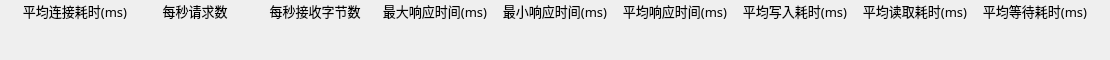
                   <widget class="QWidget" name="mainDataWidget" native="true">
                    <property name="minimumSize">
                     <size>
                      <width>0</width>
                      <height>60</height>
                     </size>
                    </property>
                    <property name="maximumSize">
                     <size>
                      <width>16777215</width>
                      <height>60</height>
                     </size>
                    </property>
                    <property name="styleSheet">
                     <string notr="true">QLineEdit{
color:#ced4da;
border-radius: 14px;
background-color: rgb(25, 25, 25, 0);
border: 0px solid rgba(255, 255, 255, 0);
padding-left:10px;
padding-right:10px;
}

#mainDataWidget{
	border: 1px solid rgba(197, 197, 197,50);
	
	background-color: rgba(255, 255, 255, 20);
	border-radius: 5px;
}</string>
                    </property>
                    <layout class="QGridLayout" name="gridLayout_2" columnstretch="1,0,0,0,0,0,0,0,0,0">
                     <property name="leftMargin">
                      <number>15</number>
                     </property>
                     <property name="topMargin">
                      <number>0</number>
                     </property>
                     <property name="rightMargin">
                      <number>15</number>
                     </property>
                     <property name="horizontalSpacing">
                      <number>0</number>
                     </property>
                     <item row="0" column="5">
                      <widget class="QLabel" name="label_minRespond">
                       <property name="minimumSize">
                        <size>
                         <width>120</width>
                         <height>20</height>
                        </size>
                       </property>
                       <property name="maximumSize">
                        <size>
                         <width>120</width>
                         <height>20</height>
                        </size>
                       </property>
                       <property name="font">
                        <font>
                         <family>OPPOSans B</family>
                         <pointsize>10</pointsize>
                        </font>
                       </property>
                       <property name="toolTip">
                        <string>最小请求执行时间</string>
                       </property>
                       <property name="text">
                        <string>最小响应时间(ms)</string>
                       </property>
                       <property name="alignment">
                        <set>Qt::AlignCenter</set>
                       </property>
                      </widget>
                     </item>
                     <item row="0" column="1">
                      <widget class="QLabel" name="label_requestsPerSecond">
                       <property name="minimumSize">
                        <size>
                         <width>120</width>
                         <height>20</height>
                        </size>
                       </property>
                       <property name="maximumSize">
                        <size>
                         <width>120</width>
                         <height>20</height>
                        </size>
                       </property>
                       <property name="font">
                        <font>
                         <family>OPPOSans B</family>
                         <pointsize>10</pointsize>
                        </font>
                       </property>
                       <property name="toolTip">
                        <string>每秒平均请求数量</string>
                       </property>
                       <property name="text">
                        <string>每秒请求数</string>
                       </property>
                       <property name="alignment">
                        <set>Qt::AlignCenter</set>
                       </property>
                      </widget>
                     </item>
                     <item row="1" column="5">
                      <widget class="QLineEdit" name="lineEdit_minRespond">
                       <property name="minimumSize">
                        <size>
                         <width>120</width>
                         <height>20</height>
                        </size>
                       </property>
                       <property name="maximumSize">
                        <size>
                         <width>120</width>
                         <height>20</height>
                        </size>
                       </property>
                       <property name="font">
                        <font>
                         <family>OPPOSans B</family>
                         <pointsize>10</pointsize>
                        </font>
                       </property>
                       <property name="text">
                        <string/>
                       </property>
                       <property name="alignment">
                        <set>Qt::AlignCenter</set>
                       </property>
                       <property name="readOnly">
                        <bool>true</bool>
                       </property>
                      </widget>
                     </item>
                     <item row="1" column="3">
                      <widget class="QLineEdit" name="lineEdit_requestsPerSecondData">
                       <property name="minimumSize">
                        <size>
                         <width>120</width>
                         <height>20</height>
                        </size>
                       </property>
                       <property name="maximumSize">
                        <size>
                         <width>120</width>
                         <height>20</height>
                        </size>
                       </property>
                       <property name="font">
                        <font>
                         <family>OPPOSans B</family>
                         <pointsize>10</pointsize>
                        </font>
                       </property>
                       <property name="text">
                        <string/>
                       </property>
                       <property name="alignment">
                        <set>Qt::AlignCenter</set>
                       </property>
                       <property name="readOnly">
                        <bool>true</bool>
                       </property>
                      </widget>
                     </item>
                     <item row="1" column="0">
                      <widget class="QLineEdit" name="lineEdit_networkDelay">
                       <property name="minimumSize">
                        <size>
                         <width>120</width>
                         <height>20</height>
                        </size>
                       </property>
                       <property name="maximumSize">
                        <size>
                         <width>120</width>
                         <height>20</height>
                        </size>
                       </property>
                       <property name="font">
                        <font>
                         <family>OPPOSans B</family>
                         <pointsize>10</pointsize>
                        </font>
                       </property>
                       <property name="text">
                        <string/>
                       </property>
                       <property name="alignment">
                        <set>Qt::AlignCenter</set>
                       </property>
                       <property name="readOnly">
                        <bool>true</bool>
                       </property>
                      </widget>
                     </item>
                     <item row="0" column="6">
                      <widget class="QLabel" name="label_averageRespond">
                       <property name="minimumSize">
                        <size>
                         <width>120</width>
                         <height>20</height>
                        </size>
                       </property>
                       <property name="maximumSize">
                        <size>
                         <width>120</width>
                         <height>20</height>
                        </size>
                       </property>
                       <property name="font">
                        <font>
                         <family>OPPOSans B</family>
                         <pointsize>10</pointsize>
                        </font>
                       </property>
                       <property name="toolTip">
                        <string>平均响应时间</string>
                       </property>
                       <property name="text">
                        <string>平均响应时间(ms)</string>
                       </property>
                       <property name="alignment">
                        <set>Qt::AlignCenter</set>
                       </property>
                      </widget>
                     </item>
                     <item row="1" column="1">
                      <widget class="QLineEdit" name="lineEdit_requestsPerSecond">
                       <property name="minimumSize">
                        <size>
                         <width>120</width>
                         <height>20</height>
                        </size>
                       </property>
                       <property name="maximumSize">
                        <size>
                         <width>120</width>
                         <height>20</height>
                        </size>
                       </property>
                       <property name="font">
                        <font>
                         <family>OPPOSans B</family>
                         <pointsize>10</pointsize>
                        </font>
                       </property>
                       <property name="text">
                        <string/>
                       </property>
                       <property name="alignment">
                        <set>Qt::AlignCenter</set>
                       </property>
                       <property name="readOnly">
                        <bool>true</bool>
                       </property>
                      </widget>
                     </item>
                     <item row="0" column="3">
                      <widget class="QLabel" name="label_requestsPerSecondData">
                       <property name="minimumSize">
                        <size>
                         <width>120</width>
                         <height>20</height>
                        </size>
                       </property>
                       <property name="maximumSize">
                        <size>
                         <width>120</width>
                         <height>20</height>
                        </size>
                       </property>
                       <property name="font">
                        <font>
                         <family>OPPOSans B</family>
                         <pointsize>10</pointsize>
                        </font>
                       </property>
                       <property name="toolTip">
                        <string>每秒接收平均字节数</string>
                       </property>
                       <property name="text">
                        <string>每秒接收字节数</string>
                       </property>
                       <property name="alignment">
                        <set>Qt::AlignCenter</set>
                       </property>
                      </widget>
                     </item>
                     <item row="0" column="7">
                      <widget class="QLabel" name="label_writeTime">
                       <property name="minimumSize">
                        <size>
                         <width>120</width>
                         <height>20</height>
                        </size>
                       </property>
                       <property name="maximumSize">
                        <size>
                         <width>120</width>
                         <height>20</height>
                        </size>
                       </property>
                       <property name="font">
                        <font>
                         <family>OPPOSans B</family>
                         <pointsize>10</pointsize>
                        </font>
                       </property>
                       <property name="toolTip">
                        <string>创建连接平均耗时，减去该值，尽可能模拟并发场景</string>
                       </property>
                       <property name="text">
                        <string>平均写入耗时(ms)</string>
                       </property>
                       <property name="alignment">
                        <set>Qt::AlignCenter</set>
                       </property>
                      </widget>
                     </item>
                     <item row="0" column="8">
                      <widget class="QLabel" name="label_readTime">
                       <property name="minimumSize">
                        <size>
                         <width>120</width>
                         <height>20</height>
                        </size>
                       </property>
                       <property name="maximumSize">
                        <size>
                         <width>120</width>
                         <height>20</height>
                        </size>
                       </property>
                       <property name="font">
                        <font>
                         <family>OPPOSans B</family>
                         <pointsize>10</pointsize>
                        </font>
                       </property>
                       <property name="toolTip">
                        <string>创建连接平均耗时，减去该值，尽可能模拟并发场景</string>
                       </property>
                       <property name="text">
                        <string>平均读取耗时(ms)</string>
                       </property>
                       <property name="alignment">
                        <set>Qt::AlignCenter</set>
                       </property>
                      </widget>
                     </item>
                     <item row="0" column="4">
                      <widget class="QLabel" name="label_maxRespond">
                       <property name="minimumSize">
                        <size>
                         <width>120</width>
                         <height>20</height>
                        </size>
                       </property>
                       <property name="maximumSize">
                        <size>
                         <width>120</width>
                         <height>20</height>
                        </size>
                       </property>
                       <property name="font">
                        <font>
                         <family>OPPOSans B</family>
                         <pointsize>10</pointsize>
                        </font>
                       </property>
                       <property name="toolTip">
                        <string>最大请求执行时间</string>
                       </property>
                       <property name="text">
                        <string>最大响应时间(ms)</string>
                       </property>
                       <property name="alignment">
                        <set>Qt::AlignCenter</set>
                       </property>
                      </widget>
                     </item>
                     <item row="0" column="0">
                      <widget class="QLabel" name="label_networkDelay">
                       <property name="minimumSize">
                        <size>
                         <width>120</width>
                         <height>20</height>
                        </size>
                       </property>
                       <property name="maximumSize">
                        <size>
                         <width>120</width>
                         <height>20</height>
                        </size>
                       </property>
                       <property name="font">
                        <font>
                         <family>OPPOSans B</family>
                         <pointsize>10</pointsize>
                        </font>
                       </property>
                       <property name="toolTip">
                        <string>创建连接平均耗时，减去该值，尽可能模拟并发场景</string>
                       </property>
                       <property name="text">
                        <string>平均连接耗时(ms)</string>
                       </property>
                       <property name="alignment">
                        <set>Qt::AlignCenter</set>
                       </property>
                      </widget>
                     </item>
                     <item row="1" column="4">
                      <widget class="QLineEdit" name="lineEdit_maxRespond">
                       <property name="minimumSize">
                        <size>
                         <width>120</width>
                         <height>20</height>
                        </size>
                       </property>
                       <property name="maximumSize">
                        <size>
                         <width>120</width>
                         <height>20</height>
                        </size>
                       </property>
                       <property name="font">
                        <font>
                         <family>OPPOSans B</family>
                         <pointsize>10</pointsize>
                        </font>
                       </property>
                       <property name="text">
                        <string/>
                       </property>
                       <property name="alignment">
                        <set>Qt::AlignCenter</set>
                       </property>
                       <property name="readOnly">
                        <bool>true</bool>
                       </property>
                      </widget>
                     </item>
                     <item row="1" column="6">
                      <widget class="QLineEdit" name="lineEdit_averageRespond">
                       <property name="minimumSize">
                        <size>
                         <width>120</width>
                         <height>20</height>
                        </size>
                       </property>
                       <property name="maximumSize">
                        <size>
                         <width>120</width>
                         <height>20</height>
                        </size>
                       </property>
                       <property name="font">
                        <font>
                         <family>OPPOSans B</family>
                         <pointsize>10</pointsize>
                        </font>
                       </property>
                       <property name="text">
                        <string/>
                       </property>
                       <property name="alignment">
                        <set>Qt::AlignCenter</set>
                       </property>
                       <property name="readOnly">
                        <bool>true</bool>
                       </property>
                      </widget>
                     </item>
                     <item row="0" column="9">
                      <widget class="QLabel" name="label_waitTime">
                       <property name="minimumSize">
                        <size>
                         <width>120</width>
                         <height>20</height>
                        </size>
                       </property>
                       <property name="maximumSize">
                        <size>
                         <width>120</width>
                         <height>20</height>
                        </size>
                       </property>
                       <property name="font">
                        <font>
                         <family>OPPOSans B</family>
                         <pointsize>10</pointsize>
                        </font>
                       </property>
                       <property name="toolTip">
                        <string>创建连接平均耗时，减去该值，尽可能模拟并发场景</string>
                       </property>
                       <property name="text">
                        <string>平均等待耗时(ms)</string>
                       </property>
                       <property name="alignment">
                        <set>Qt::AlignCenter</set>
                       </property>
                      </widget>
                     </item>
                     <item row="1" column="7">
                      <widget class="QLineEdit" name="lineEdit_writeTime">
                       <property name="minimumSize">
                        <size>
                         <width>120</width>
                         <height>20</height>
                        </size>
                       </property>
                       <property name="maximumSize">
                        <size>
                         <width>120</width>
                         <height>20</height>
                        </size>
                       </property>
                       <property name="font">
                        <font>
                         <family>OPPOSans B</family>
                         <pointsize>10</pointsize>
                        </font>
                       </property>
                       <property name="text">
                        <string/>
                       </property>
                       <property name="alignment">
                        <set>Qt::AlignCenter</set>
                       </property>
                       <property name="readOnly">
                        <bool>true</bool>
                       </property>
                      </widget>
                     </item>
                     <item row="1" column="8">
                      <widget class="QLineEdit" name="lineEdit_readTime">
                       <property name="minimumSize">
                        <size>
                         <width>120</width>
                         <height>20</height>
                        </size>
                       </property>
                       <property name="maximumSize">
                        <size>
                         <width>120</width>
                         <height>20</height>
                        </size>
                       </property>
                       <property name="font">
                        <font>
                         <family>OPPOSans B</family>
                         <pointsize>10</pointsize>
                        </font>
                       </property>
                       <property name="text">
                        <string/>
                       </property>
                       <property name="alignment">
                        <set>Qt::AlignCenter</set>
                       </property>
                       <property name="readOnly">
                        <bool>true</bool>
                       </property>
                      </widget>
                     </item>
                     <item row="1" column="9">
                      <widget class="QLineEdit" name="lineEdit_waitTime">
                       <property name="minimumSize">
                        <size>
                         <width>120</width>
                         <height>20</height>
                        </size>
                       </property>
                       <property name="maximumSize">
                        <size>
                         <width>120</width>
                         <height>20</height>
                        </size>
                       </property>
                       <property name="font">
                        <font>
                         <family>OPPOSans B</family>
                         <pointsize>10</pointsize>
                        </font>
                       </property>
                       <property name="text">
                        <string/>
                       </property>
                       <property name="alignment">
                        <set>Qt::AlignCenter</set>
                       </property>
                       <property name="readOnly">
                        <bool>true</bool>
                       </property>
                      </widget>
                     </item>
                    </layout>
                   </widget>
